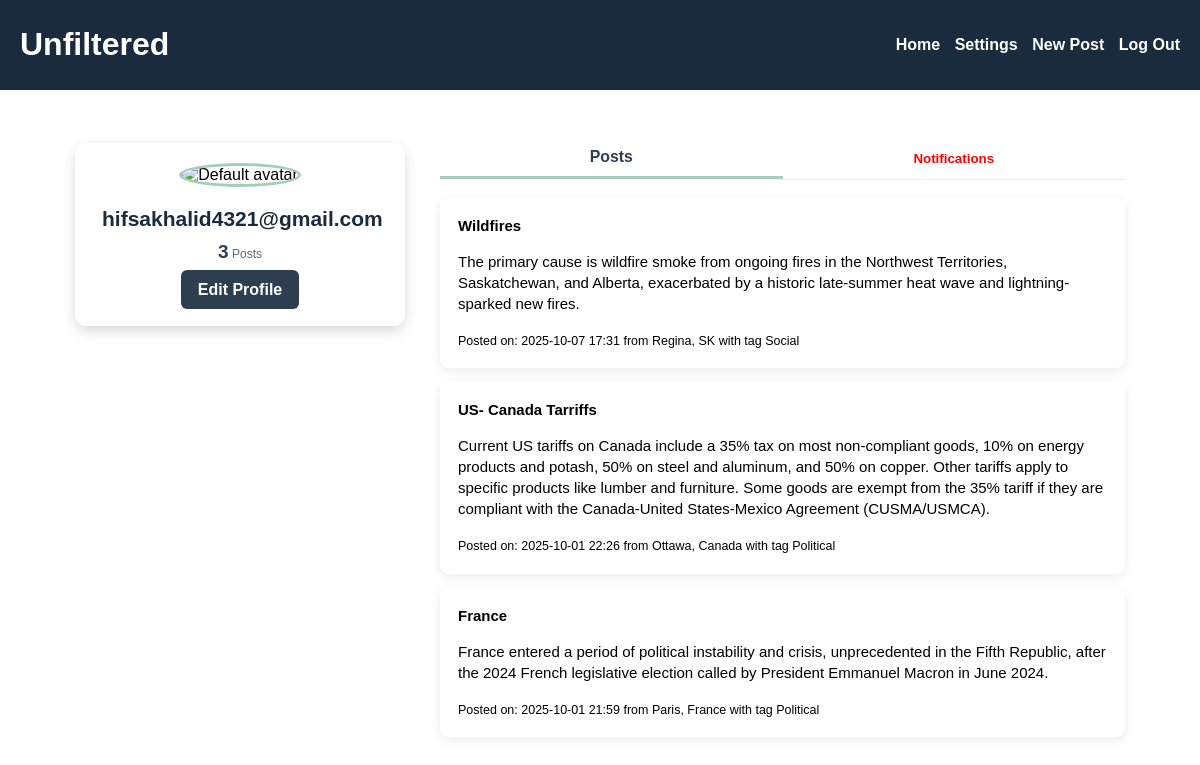
/accounts/profile/ (signed in), run on the app's committed database.
### accounts/models.py (models this page shows, shortened)
class Profile(models.Model):
    user = models.OneToOneField(settings.AUTH_USER_MODEL, on_delete=models.CASCADE, related_name="profile")
    display_name = models.CharField(max_length=100, blank=True)
    bio = models.TextField(blank=True)
    avatar = models.ImageField(upload_to="avatars/", blank=True, null=True)

### posts/models.py (models this page shows, shortened)
class Post(models.Model):
    is_active = models.BooleanField(default=True)
    author = models.ForeignKey(User, on_delete=models.CASCADE)
    title = models.CharField(max_length=255, blank=True)
    description = models.TextField()
    date_time = models.DateTimeField(validators=[validate_past_or_present_datetime])
    location = models.CharField(max_length=100)
    TAG_CHOICES = [
        ('NATURAL', 'Natural'),
        ('SOCIAL', 'Social'),
        ('POLITICAL', 'Political'),
    ]
    tag = models.CharField(
        max_length=10,
        choices=TAG_CHOICES,
        default='SOCIAL',
    )

### accounts/views.py (the view)
# urls.py: path("profile/", views.profile_view, name="profile"),
@login_required
def profile_view (request):
    user = request.user
    user_posts = Post.objects.filter(author=user).order_by('-date_time')
    user_notifications = user.notifications.all().order_by('-created_at')
    context = {
        'profile_user': user,
        'user_posts': user_posts,
        'user_notifications': user_notifications,
        'has_new_notifications': user.notifications.filter(is_new=True).exists()
    }
    return render(request, 'accounts/profile.html', context)

### accounts/templates/accounts/profile.html (shortened to what this page needs)
{% extends "accounts/profile_base.html" %} {% load static %}  {% block content %}
<div class="profile-sidepanel">
  <div class="profile-box">
    {% if profile_user.profile.avatar %}
    <img
      src="{{ profile_user.profile.avatar.url }}"
      alt="Profile picture"
      class="profile-pic"
    />
    {% else %}
    <img
      src="{% static 'accounts/img/avatar-placeholder.png' %}"
      alt="Default avatar"
      class="profile-pic"
    />
    {% endif %}
    <h2 class="profile-name">
      {{ profile_user.profile.display_name|default:profile_user.username }}
    </h2>
    <div class="profile-details">
      <div><strong>{{ user_posts.count }}</strong><span> Posts</span></div>
    </div>
    <a class="edit-button" href="{% url 'accounts:settings' %}#profile"
      >Edit Profile</a
    >
  </div>
</div>
<section class="profile-content">
  <div class="profile-tabs">
    <button class="tab active" onclick="showTab('posts')">Posts</button>
    <button
      class="tab notification-tab {% if has_new_notifications %}unread{% endif %}"
      onclick="handleNotificationClick(event)"
    >
      Notifications
    </button>
  </div>
  <div class="tab-content active" id="posts">
    {% for post in user_posts %}
    <div class="post-box">
      <strong>{{ post.title }}</strong>
      <p>{{ post.description }}</p>
      <small
        >Posted on: {{ post.date_time|date:"Y-m-d H:i" }} from {{post.location}}
        with tag {{ post.get_tag_display }}
      </small>
    </div>
    {% empty %}
    <div class="post-box">You haven't made any posts yet!</div>
    {% endfor %}
  </div>
</section>
{% endblock content %}

### accounts/static/loginSignup/css/style.css (style rules this page uses)
body { margin: 0; font-family: Arial, san-serif; background: white; color: 333; }
.profile-sidepanel { width: 330px; flex-shrink: 0; }
.profile-box { background: #fff; padding: 27px; padding-top: 20px; border-radius: 11px; box-shadow: 0 5px 13px rgba(0, 0, 0, 0.14); text-align: center; margin-bottom: 22px; }
.profile-pic { width: 118px; height: 125px; border-radius: 50%; margin-bottom: 13px; object-fit: cover; border: 3px solid #a6cdba; }
.profile-name { font-size: 21px; color: #192b3d; margin: 7px 0px; }
.profile-details { display: flex; justify-content: space-evenly; margin: 10px 0px 18px; }
.profile-details div { text-align: center; margin: 0 5px; }
.profile-details strong { font-size: 19px; color: #2c3e50; }
.profile-details span { font-size: 12px; color: #666; }
.edit-button { background: #2c3e50; color: #fff; border: none; padding: 11px 17px; border-radius: 6px; font-weight: 600; cursor: pointer; text-decoration: none; }
.profile-content { flex: 1; margin-top: -5px; }
.profile-tabs { display: flex; border-bottom: 1.8px solid #eee; margin-bottom: 17px; }
.tab { flex: 1; padding: 10px 0px; border: none; background: none; cursor: pointer; font-weight: bold; color: #2c3e50; transition: color 0.2s; }
.tab.active { color: #2c3e50; border-bottom: 3px solid #a6cdba; font-size: 15.8px; }
.post-box { background: #fff; padding: 18px; border-radius: 9px; margin-bottom: 13px; box-shadow: 0px 3px 11px rgba(0, 0, 0, 0.08); font-size: 15px; line-height: 1.4; }
.profile-tabs .tab.notification-tab { color: #333; }
.profile-tabs .tab.notification-tab.unread { color: red !important; font-weight: bold; }

### data on the page
Post: title "Wildfires", description "The primary cause is wildfire smoke from ongoing fires in the Northwest Territories, Saskatchewan, and Alberta, exacerbated by a historic late-summer heat wave and lightning-sparked new fires.", date_time "2025-10-07 17:31", location "Regina, SK", tag "Social"
Post: title "US- Canada Tarriffs", description "Current US tariffs on Canada include a 35% tax on most non-compliant goods, 10% on energy products and potash, 50% on steel and aluminum, and 50% on copper. Other tariffs apply to specific products like lumber and furniture. Some goods are exempt from the 35% tariff if they are compliant with the Canada-United States-Mexico Agreement (CUSMA/USMCA).", date_time "2025-10-01 22:26", location "Ottawa, Canada", tag "Political"
Post: title "France", description "France entered a period of political instability and crisis, unprecedented in the Fifth Republic, after the 2024 French legislative election called by President Emmanuel Macron in June 2024.", date_time "2025-10-01 21:59", location "Paris, France", tag "Political"

### other printed values
{{ profile_user.profile.display_name|default:profile_user.username }} "hifsakhalid4321@gmail.com"
{{ user_posts.count }} "3"
